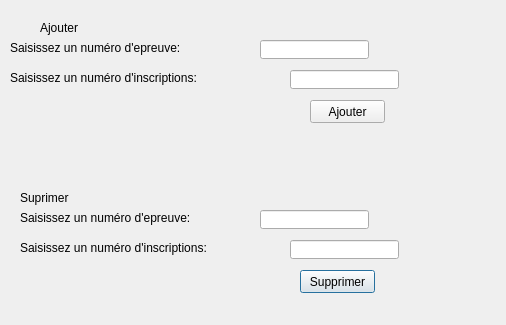
<?xml version="1.0" encoding="UTF-8"?>
<ui version="4.0">
 <class>fct_comp_31</class>
 <widget class="QDialog" name="fct_comp_31">
  <property name="geometry">
   <rect>
    <x>0</x>
    <y>0</y>
    <width>506</width>
    <height>325</height>
   </rect>
  </property>
  <property name="windowTitle">
   <string>3.1</string>
  </property>
  <widget class="QLabel" name="label_3">
   <property name="geometry">
    <rect>
     <x>10</x>
     <y>70</y>
     <width>261</width>
     <height>16</height>
    </rect>
   </property>
   <property name="text">
    <string>Saisissez un numéro d'inscriptions:</string>
   </property>
  </widget>
  <widget class="QLineEdit" name="a_in">
   <property name="geometry">
    <rect>
     <x>290</x>
     <y>70</y>
     <width>109</width>
     <height>19</height>
    </rect>
   </property>
  </widget>
  <widget class="QLabel" name="label_4">
   <property name="geometry">
    <rect>
     <x>20</x>
     <y>190</y>
     <width>71</width>
     <height>16</height>
    </rect>
   </property>
   <property name="text">
    <string>Suprimer</string>
   </property>
  </widget>
  <widget class="QLabel" name="label_5">
   <property name="geometry">
    <rect>
     <x>20</x>
     <y>210</y>
     <width>261</width>
     <height>16</height>
    </rect>
   </property>
   <property name="text">
    <string>Saisissez un numéro d'epreuve:</string>
   </property>
  </widget>
  <widget class="QLabel" name="label_6">
   <property name="geometry">
    <rect>
     <x>20</x>
     <y>240</y>
     <width>261</width>
     <height>16</height>
    </rect>
   </property>
   <property name="text">
    <string>Saisissez un numéro d'inscriptions:</string>
   </property>
  </widget>
  <widget class="QLineEdit" name="s_ep">
   <property name="geometry">
    <rect>
     <x>260</x>
     <y>210</y>
     <width>109</width>
     <height>19</height>
    </rect>
   </property>
  </widget>
  <widget class="QLineEdit" name="s_in">
   <property name="geometry">
    <rect>
     <x>290</x>
     <y>240</y>
     <width>109</width>
     <height>19</height>
    </rect>
   </property>
  </widget>
  <widget class="QPushButton" name="suppr">
   <property name="geometry">
    <rect>
     <x>300</x>
     <y>270</y>
     <width>75</width>
     <height>23</height>
    </rect>
   </property>
   <property name="text">
    <string>Supprimer</string>
   </property>
  </widget>
  <widget class="QLabel" name="label_fct_comp_31">
   <property name="geometry">
    <rect>
     <x>10</x>
     <y>130</y>
     <width>421</width>
     <height>41</height>
    </rect>
   </property>
   <property name="text">
    <string/>
   </property>
  </widget>
  <widget class="QLineEdit" name="a_ep">
   <property name="geometry">
    <rect>
     <x>260</x>
     <y>40</y>
     <width>109</width>
     <height>19</height>
    </rect>
   </property>
  </widget>
  <widget class="QLabel" name="label">
   <property name="geometry">
    <rect>
     <x>10</x>
     <y>40</y>
     <width>261</width>
     <height>16</height>
    </rect>
   </property>
   <property name="text">
    <string>Saisissez un numéro d'epreuve:</string>
   </property>
  </widget>
  <widget class="QPushButton" name="ajouter">
   <property name="geometry">
    <rect>
     <x>310</x>
     <y>100</y>
     <width>75</width>
     <height>23</height>
    </rect>
   </property>
   <property name="text">
    <string>Ajouter</string>
   </property>
  </widget>
  <widget class="QLabel" name="label_2">
   <property name="geometry">
    <rect>
     <x>40</x>
     <y>20</y>
     <width>53</width>
     <height>16</height>
    </rect>
   </property>
   <property name="text">
    <string>Ajouter</string>
   </property>
  </widget>
 </widget>
 <resources/>
 <connections>
  <connection>
   <sender>ajouter</sender>
   <signal>clicked()</signal>
   <receiver>fct_comp_31</receiver>
   <slot>Ajouter()</slot>
   <hints>
    <hint type="sourcelabel">
     <x>372</x>
     <y>106</y>
    </hint>
    <hint type="destinationlabel">
     <x>463</x>
     <y>61</y>
    </hint>
   </hints>
  </connection>
 </connections>
 <slots>
  <slot>Ajouter()</slot>
  <slot>Suppr()</slot>
 </slots>
</ui>
